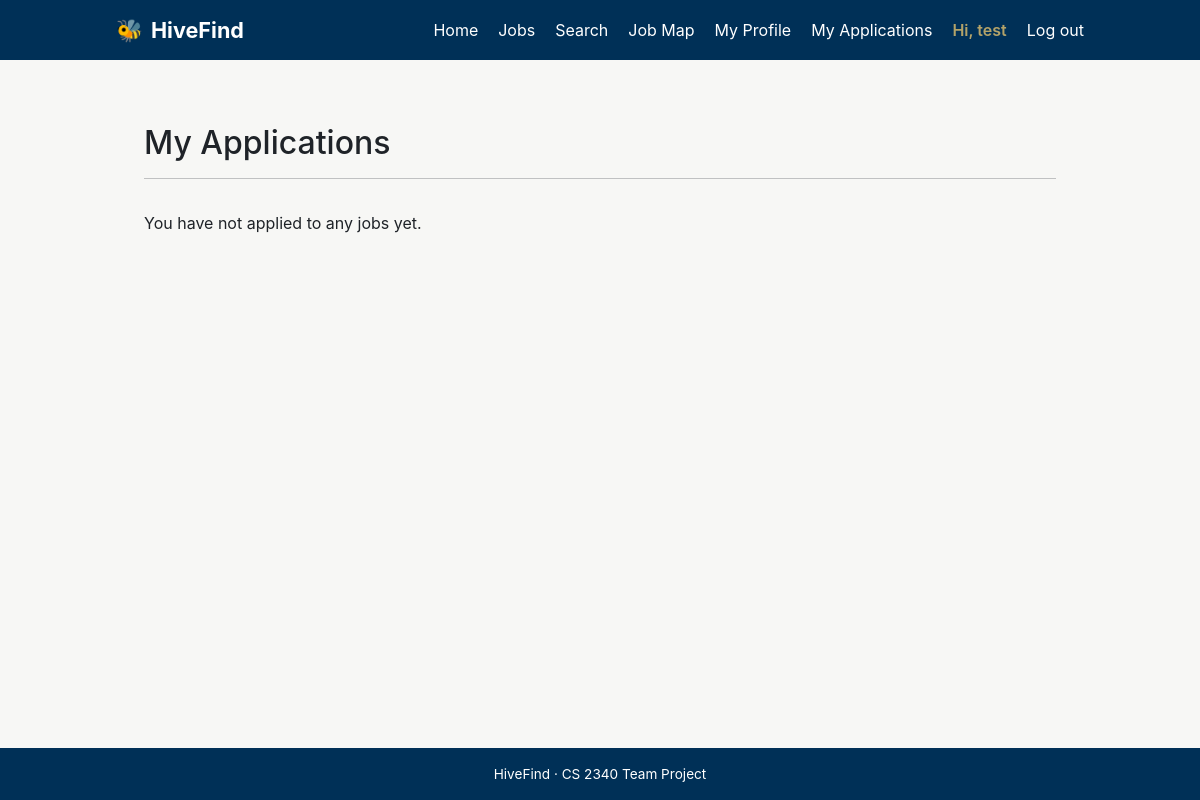
Page /applications/ (signed in) on the earlier database version.
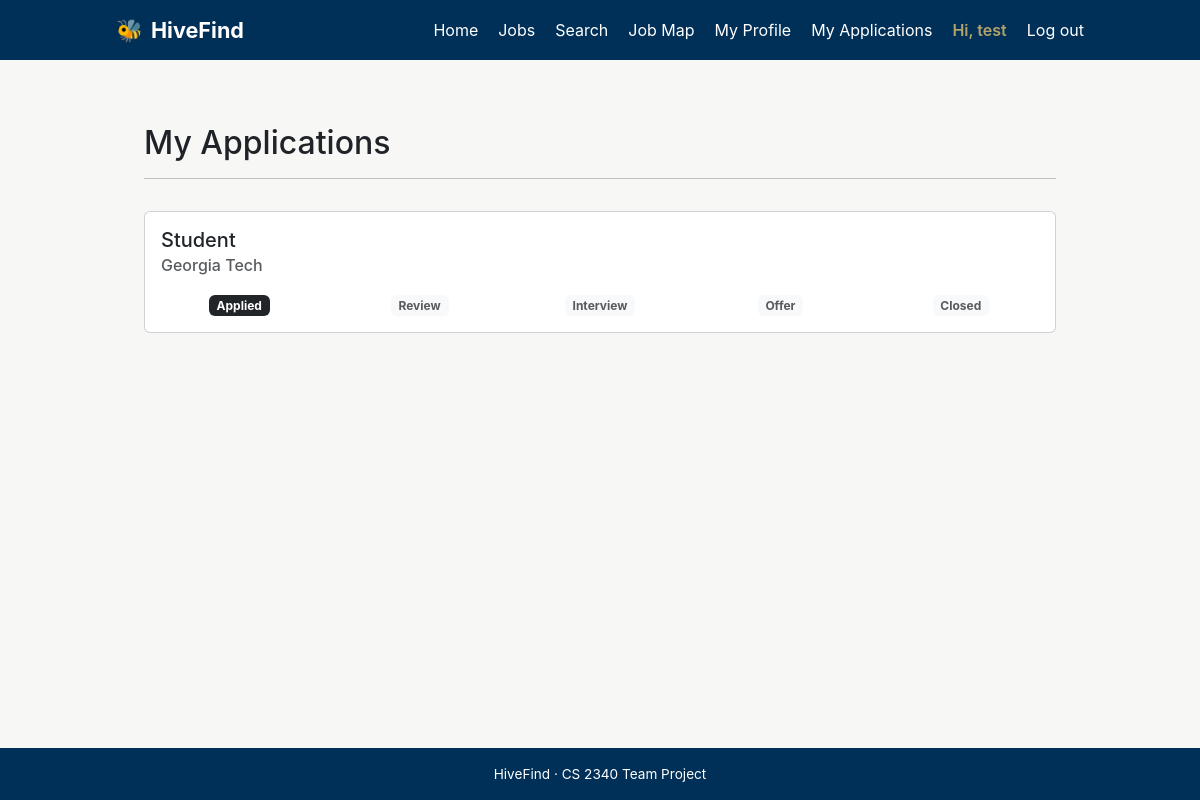
Same page on the later database version.
### applications/models.py (models this page shows, shortened)
class Application(models.Model):
    STATUS_CHOICES = [
        ('applied', 'Applied'),
        ('review', 'Review'),
        ('interview', 'Interview'),
        ('offer', 'Offer'),
        ('closed', 'Closed'),
    ]
    user = models.ForeignKey(User, on_delete=models.CASCADE, related_name='applications')
    job = models.ForeignKey(Job, on_delete=models.CASCADE, related_name='applications')
    status = models.CharField(max_length=20, choices=STATUS_CHOICES, default='applied')
    created_at = models.DateTimeField(auto_now_add=True)
    class Meta:
        ordering = ['-created_at']

### jobs/models.py (models this page shows, shortened)
class Job(models.Model):
    title = models.CharField(max_length=150)
    company = models.CharField(max_length=150)
    description = models.TextField(blank=True)
    address = models.CharField(max_length=255, blank=True)
    city = models.CharField(max_length=100, blank=True)
    state = models.CharField(max_length=100, blank=True)
    latitude = models.FloatField()
    longitude = models.FloatField()
    salary_min = models.PositiveIntegerField(null=True, blank=True)
    salary_max = models.PositiveIntegerField(null=True, blank=True)
    is_remote = models.BooleanField(default=False)
    visa_sponsorship = models.BooleanField(default=False)
    skills = models.ManyToManyField('accounts.Skill', blank=True)
    posted_by = models.ForeignKey(
        settings.AUTH_USER_MODEL,
        on_delete=models.SET_NULL,
        null=True,
        blank=True,
        related_name='jobs',
    )
    created_at = models.DateTimeField(auto_now_add=True)
    is_active = models.BooleanField(default=True)
    class Meta:
        ordering = ['-created_at']

### applications/views.py (the view)
# urls.py: path('', views.index, name='applications.index'),
@login_required
def index(request):
    applications = Application.objects.filter(user=request.user)
    template_data = {}
    template_data['title'] = 'My Applications'
    template_data['applications'] = applications
    template_data['stages'] = Application.STATUS_CHOICES
    return render(request, 'applications/index.html', {'template_data': template_data})

### applications/templates/applications/index.html
{% extends 'hivefind/base.html' %}
{% block content %}
{% load static %}
<div class="p-3">
  <div class="container">
    <div class="row mt-3">
      <div class="col mx-auto mb-3">
        <h2>My Applications</h2>
        <hr />
      </div>
    </div>
    {% for application in template_data.applications %}
    <div class="card mb-3">
      <div class="card-body">
        <h5 class="card-title">{{ application.job.title }}</h5>
        <h6 class="card-subtitle mb-2 text-muted">{{ application.job.company }}</h6>
        <div class="row text-center mt-3">
          {% for value, label in template_data.stages %}
          <div class="col">
            {% if application.status == value %}
            <span class="badge bg-dark">{{ label }}</span>
            {% else %}
            <span class="badge bg-light text-muted">{{ label }}</span>
            {% endif %}
          </div>
          {% endfor %}
        </div>
      </div>
    </div>
    {% empty %}
    <p>You have not applied to any jobs yet.</p>
    {% endfor %}
  </div>
</div>
{% endblock content %}

Differences in the rows shown:
added Application: job "Student", job.company "Georgia Tech", stages "Applied", stages "Review" "Interview" "Offer" "Closed"
Other differences:
text no longer shown: "You have not applied to any jobs yet."
